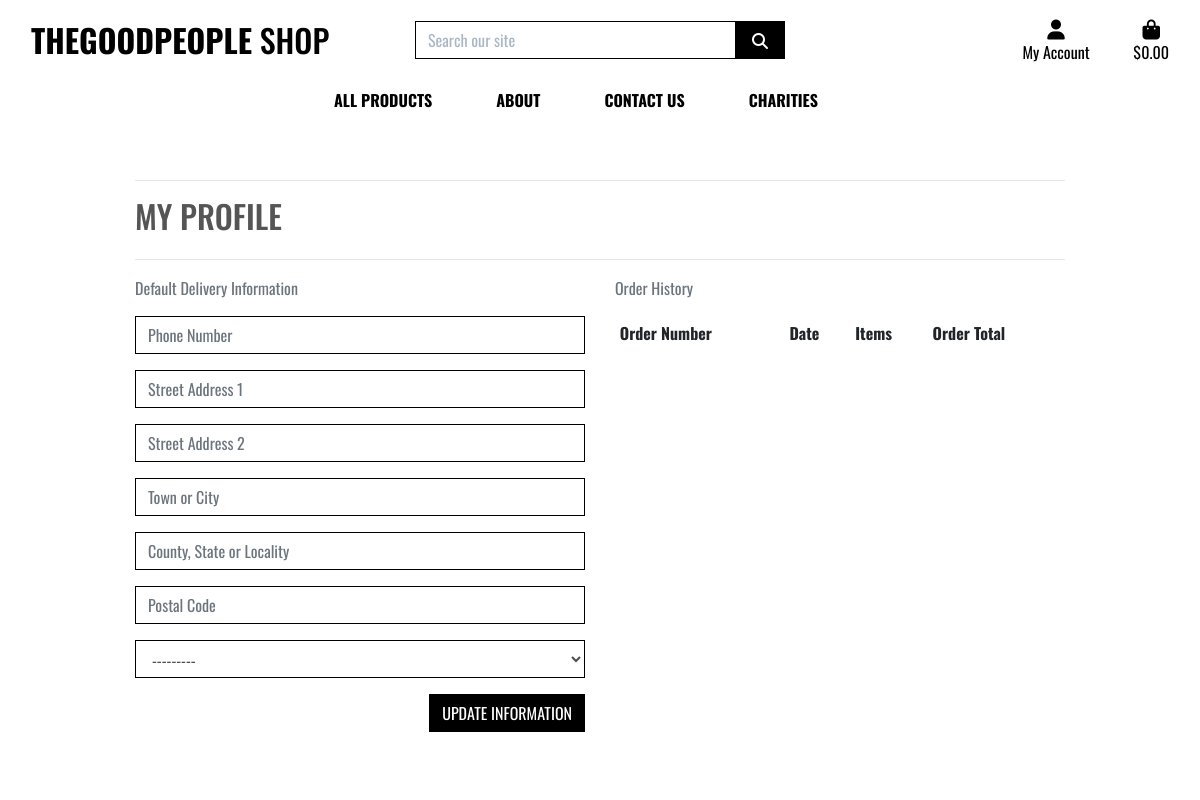
The page /profile/ (signed in) on the database as committed earlier.
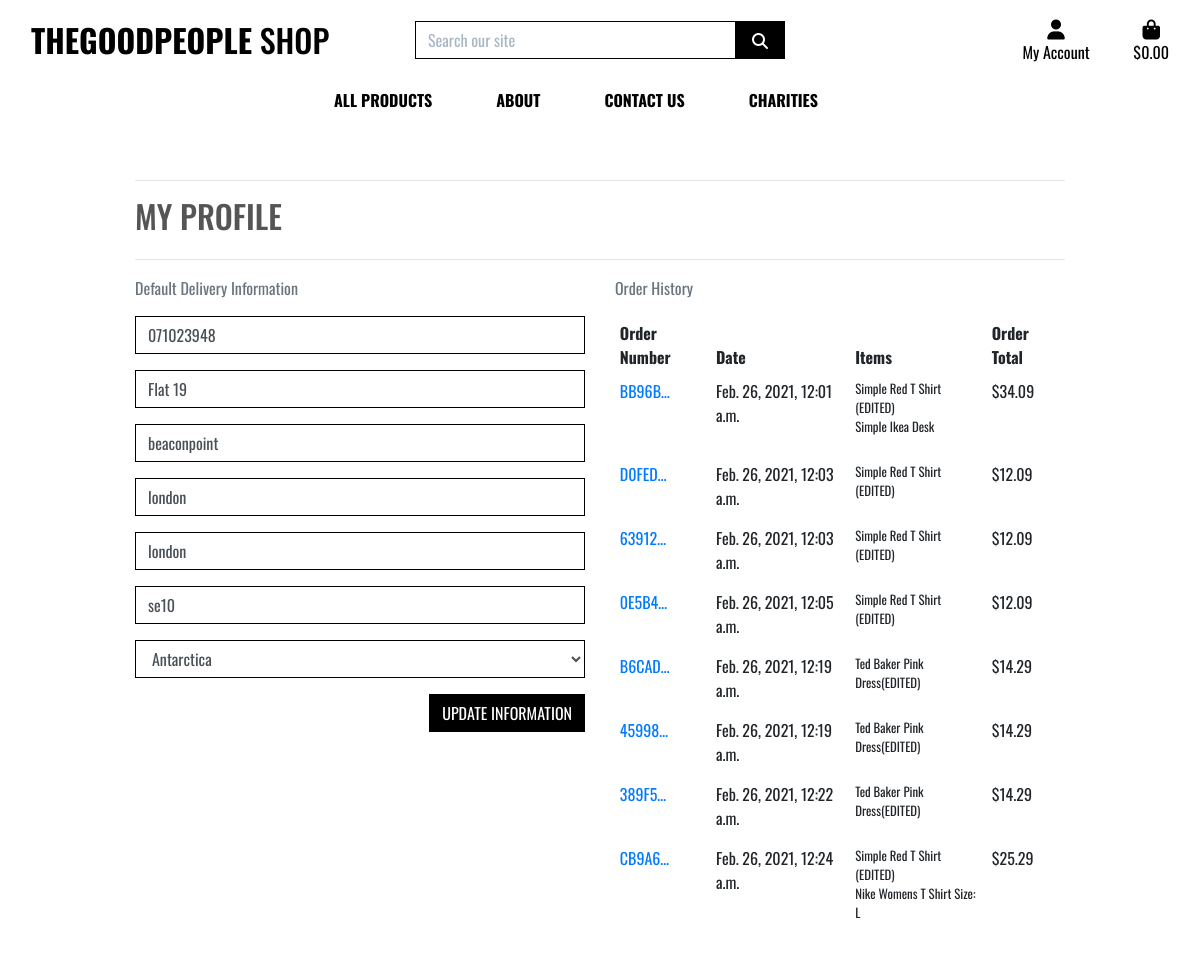
The same page on the database as committed later.
### profiles/models.py (models this page shows, shortened)
class UserProfile(models.Model):
    user = models.OneToOneField(User, on_delete=models.CASCADE)
    default_phone_number = models.CharField(max_length=20, null=True, blank=True)
    default_street_address1 = models.CharField(max_length=80, null=True, blank=True)
    default_street_address2 = models.CharField(max_length=80, null=True, blank=True)
    default_town_or_city = models.CharField(max_length=40, null=True, blank=True)
    default_county = models.CharField(max_length=80, null=True, blank=True)
    default_postcode = models.CharField(max_length=20, null=True, blank=True)
    default_country = CountryField(blank_label='Country', null=True, blank=True)

### checkout/models.py (models this page shows, shortened)
class Order(models.Model):
    order_number = models.CharField(max_length=32, null=False, editable=False)
    user_profile = models.ForeignKey(UserProfile, on_delete=models.SET_NULL,
                                     null=True, blank=True, related_name='orders')
    full_name = models.CharField(max_length=50, null=False, blank=False)
    email = models.EmailField(max_length=254, null=False, blank=False)
    phone_number = models.CharField(max_length=20, null=False, blank=False)
    country = CountryField(blank_label='Country *', null=False, blank=False)
    postcode = models.CharField(max_length=20, null=True, blank=True)
    town_or_city = models.CharField(max_length=40, null=False, blank=False)
    street_address1 = models.CharField(max_length=80, null=False, blank=False)
    street_address2 = models.CharField(max_length=80, null=True, blank=True)
    county = models.CharField(max_length=80, null=True, blank=True)
    date = models.DateTimeField(auto_now_add=True)
    delivery_cost = models.DecimalField(max_digits=6, decimal_places=2, null=False, default=0)
    order_total = models.DecimalField(max_digits=10, decimal_places=2, null=False, default=0)
    grand_total = models.DecimalField(max_digits=10, decimal_places=2, null=False, default=0)
    original_cart = models.TextField(null=False, blank=False, default='')
    stripe_pid = models.CharField(max_length=254, null=False, blank=False, default='')

class OrderLineItem(models.Model):
    order = models.ForeignKey(Order, null=False, blank=False, on_delete=models.CASCADE, related_name='lineitems')
    product = models.ForeignKey(Product, null=False, blank=False, on_delete=models.CASCADE)
    quantity = models.IntegerField(null=False, blank=False, default=0)
    lineitem_total = models.DecimalField(max_digits=6, decimal_places=2, null=False, blank=False, editable=False)

### products/models.py (models this page shows, shortened)
class Product(models.Model):
    name = models.CharField(max_length=254)
    description = models.TextField()
    charity = models.CharField(
        max_length=254,
        choices=sorted_charities,
        default = '',
    )
    price = models.DecimalField(max_digits=6, decimal_places=2)
    image = models.ImageField(null=True, blank=True)

### profiles/views.py (the view)
# urls.py: path('profile/', include('profiles.urls')),
@login_required
def profile(request):
    profile = get_object_or_404(UserProfile, user=request.user)
    if request.method == 'POST':
        form = UserProfileForm(request.POST, instance=profile)
        if form.is_valid():
            form.save()
            messages.success(request, 'Profile updated successfully')
        else:
            messages.error(request, 'Update failed. Please ensure the form is valid.')
    else:
        form = UserProfileForm(instance=profile)
    orders = profile.orders.all()
    template = 'profiles/profile.html'
    context = {
        'form': form,
        'orders': orders,
        'on_profile_page': True
    }
    return render(request, template, context)

### profiles/forms.py
class UserProfileForm(forms.ModelForm):
    class Meta:
        model = UserProfile
        exclude = ('user',)
    def __init__(self, *args, **kwargs):
        super().__init__(*args, **kwargs)
        placeholders = {
            'default_phone_number': 'Phone Number',
            'default_postcode': 'Postal Code',
            'default_town_or_city': 'Town or City',
            'default_street_address1': 'Street Address 1',
            'default_street_address2': 'Street Address 2',
            'default_county': 'County, State or Locality',
        }
        self.fields['default_phone_number'].widget.attrs['autofocus'] = True
        for field in self.fields:
            if field != 'default_country':
                if self.fields[field].required:
                    placeholder = f'{placeholders[field]} *'
                else:
                    placeholder = placeholders[field]
                self.fields[field].widget.attrs['placeholder'] = placeholder
            self.fields[field].widget.attrs['class'] = 'border-black rounded-0 profile-form-input'
            self.fields[field].label = False

### profiles/templates/profiles/profile.html (shortened to what this page needs)
{% extends "base.html" %}
{% load static %}
{% block page_header %}
    <div class="container header-container">
    </div>
{% endblock %}
{% block content %}
    <div class="overlay"></div>
    <div class="container">
        <div class="row">
            <div class="col">
                <hr>
                <h2 class="logo-font mb-4">My Profile</h2>
                <hr>
            </div>
        </div>
        <div class="row">
            <div class="col-12 col-lg-6">
                <p class="text-muted">Default Delivery Information</p>
                <form class="mt-3" actions="{% url 'profile' %}" method="POST" id="profile-update-form">
                    {{ form|crispy}}
                    <button class="btn btn-black rounded-0 text-uppercase float-right">Update Information</button>
                </form>
            </div>
            <div class="col-12 col-lg-6">
                <p class="text-muted">Order History</p>
                <div class="order-history table-responsive">
                    <table class="table table-sm table-borderless">
                        <thead>
                            <tr>
                                <th>Order Number</th>
                                <th>Date</th>
                                <th>Items</th>
                                <th>Order Total</th>
                            </tr>
                        </thead>
                        <tbody>
                            {% for order in orders %}
                                <tr>
                                    <td>
                                        <a href="{% url 'order_history' order.order_number %}"
                                        title="{{ order.order_number }}">
                                            {{ order.order_number|truncatechars:6 }}
                                        </a>
                                    </td>
                                    <td>{{ order.date }}</td>
                                    <td>
                                        <ul class="list-unstyled">
                                            {% for item in order.lineitems.all %}
                                                <li class="small">
                                                    {{ item.product.name }}
                                                </li>
                                            {% endfor %}
                                        </ul>
                                    </td>
                                    <td>${{ order.grand_total }}</td>
                                </tr>
                            {% endfor %}
                        </tbody>
                    </table>
                </div>
            </div>
        </div>
{% endblock %}

Rows that differ between the two databases and show on the page:
changed UserProfile: default_phone_number (not shown) → "071023948"; default_street_address1 (not shown) → "Flat 19"; default_street_address2 (not shown) → "beaconpoint"; default_town_or_city (not shown) → "london"; default_county (not shown) → "london"; default_postcode (not shown) → "se10"; default_country "---------" → "Antarctica"
added Order: order_number "BB96B…", date "Feb. 26, 2021, 12:01 a.m.", grand_total "34.09"
added OrderLineItem: product.name "Simple Red T Shirt (EDITED)", shown under "BB96B…"
added OrderLineItem: product.name "Simple Ikea Desk", shown under "BB96B…"
added Order: order_number "D0FED…", date "Feb. 26, 2021, 12:03 a.m.", grand_total "12.09"
added OrderLineItem: product.name "Simple Red T Shirt (EDITED)", shown under "D0FED…"
added Order: order_number "63912…", date "Feb. 26, 2021, 12:03 a.m.", grand_total "12.09"
added OrderLineItem: product.name "Simple Red T Shirt (EDITED)", shown under "63912…"
added Order: order_number "0E5B4…", date "Feb. 26, 2021, 12:05 a.m.", grand_total "12.09"
added OrderLineItem: product.name "Simple Red T Shirt (EDITED)", shown under "0E5B4…"
added Order: order_number "B6CAD…", date "Feb. 26, 2021, 12:19 a.m.", grand_total "14.29"
added OrderLineItem: product.name "Ted Baker Pink Dress(EDITED)", shown under "B6CAD…"
added Order: order_number "45998…", date "Feb. 26, 2021, 12:19 a.m.", grand_total "14.29"
added OrderLineItem: product.name "Ted Baker Pink Dress(EDITED)", shown under "45998…"
added Order: order_number "389F5…", date "Feb. 26, 2021, 12:22 a.m.", grand_total "14.29"
added OrderLineItem: product.name "Ted Baker Pink Dress(EDITED)", shown under "389F5…"
added Order: order_number "CB9A6…", date "Feb. 26, 2021, 12:24 a.m.", grand_total "25.29"
added OrderLineItem: product.name "Simple Red T Shirt (EDITED)", shown under "CB9A6…"
added OrderLineItem: product.name "Nike Womens T Shirt Size: L", shown under "CB9A6…"
